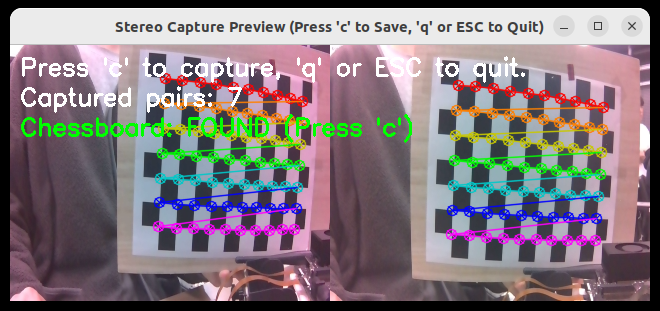
#> input picture week11/calibration/asset/Extrinsic.png, 660 x 311 px
$ python intrinsic_calibrator.py --image_dir asset
#> lines starting #> are read from the running program, lines starting #| are printed output that depends on the picture
# Filename: intrinsic_calibrator.py
# Description: Intrinsic Calibration from captured single camera images, saves result to YAML.

import sys
import os
import glob
import argparse
import numpy as np
import cv2
import yaml
from pathlib import Path

class IntrinsicCalibrator:
    """
    단일 카메라의 intrinsic calibration을 수행하고 결과를 관리하는 클래스.
    """
    def __init__(self, image_dir: str, grid_x: int, grid_y: int, grid_size: float, camera_id: int):
        """
        IntrinsicCalibrator 클래스를 초기화합니다.

        Args:
            image_dir (str): 캘리브레이션 이미지가 저장된 디렉터리 경로.
            grid_x (int): 체커보드 내부 코너의 x 방향 개수.
            grid_y (int): 체커보드 내부 코너의 y 방향 개수.
            grid_size (float): 한 체커보드 정사각형의 실제 크기 (단위: 사용자 정의).
            camera_id (int): 이 캘리브레이션이 속한 카메라의 ID.
        """
        if not os.path.isdir(image_dir):
             raise FileNotFoundError(f"Image directory not found: {image_dir}")

        self.image_dir = image_dir
        self.grid_x = grid_x
        self.grid_y = grid_y
        self.grid_size = grid_size
        self.camera_id = camera_id

        # 캘리브레이션 결과 저장 변수
        self.camera_matrix = None
        self.distortion_coefficients = None
        self.image_size = None
        self.num_images_used = 0
        self.reprojection_error = None

    def detect_corners(self, use_sb_alg=True):
        """
        초기화된 이미지 디렉터리에서 체커보드 코너를 검출합니다.

        Args:
            use_sb_alg (bool): findChessboardCornersSB 알고리즘 사용 여부.

        Returns:
            tuple: (objpoints, imgpoints, imgsize)
                   objpoints: 각 이미지에 대한 3D 월드 좌표 리스트.
                   imgpoints: 각 이미지에 대한 검출된 2D 이미지 좌표 리스트.
                   imgsize: 첫 번째 이미지 기준 해상도 (width, height).
        """
#> called with use_sb_alg = False
        objp = np.zeros((self.grid_x * self.grid_y, 3), np.float32)
        objp[:, :2] = np.mgrid[0:self.grid_x, 0:self.grid_y].T.reshape(-1, 2) * self.grid_size

        objpoints = []
        imgpoints = []

        images = sorted(glob.glob(os.path.join(self.image_dir, "*.png")))
        if not images:
            images = sorted(glob.glob(os.path.join(self.image_dir, "*.jpg")))

        if not images:
            print(f"Warning: No images found in directory: {self.image_dir}")
            return [], [], (0, 0)

        imgsize = (0, 0)
        print(f"Found {len(images)} images in {self.image_dir}. Processing...")

        for fname in images:
            # print(f"Processing {os.path.basename(fname)} ...", end=" ")
            img = cv2.imread(fname)
#> img is the input picture: shape (311, 660, 3); mean B, G, R 125.5, 120.8, 131.2
            if img is None:
                # print("Failed to load") # 너무 많이 출력될 수 있으므로 주석 처리
                continue

            if imgsize == (0, 0):
                 imgsize = (img.shape[1], img.shape[0])
#> imgsize = (660, 311)
                 print(f"\nDetected image size: {imgsize}")
#| Detected image size: (660, 311)
            elif (img.shape[1], img.shape[0]) != imgsize:
                 # print(f"Warning: Image size mismatch for {os.path.basename(fname)}. Expected {imgsize}, skipping.")
                 continue # 크기 불일치 이미지 건너뛰기


            gray = cv2.cvtColor(img, cv2.COLOR_BGR2GRAY)
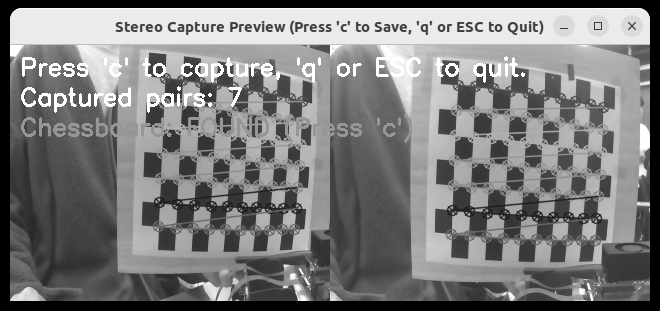
#> gray: shape (311, 660); min 0, max 255, mean 124.5

            # 체커보드 코너 검출
            if use_sb_alg:
                ret, corners = cv2.findChessboardCornersSB(gray, (self.grid_x, self.grid_y))
            else:
                flags = cv2.CALIB_CB_ADAPTIVE_THRESH | cv2.CALIB_CB_NORMALIZE_IMAGE
                ret, corners = cv2.findChessboardCorners(gray, (self.grid_x, self.grid_y), flags)
#> ret = False; corners = None
                if ret:
                    criteria = (cv2.TERM_CRITERIA_EPS + cv2.TERM_CRITERIA_MAX_ITER, 300, 1e-6)
                    corners = cv2.cornerSubPix(gray, corners, (11, 11), (-1, -1), criteria)

            if ret:
                # print("Success")
                objpoints.append(objp)
                imgpoints.append(corners)
            # else:
                # print("Failed") # 너무 많이 출력될 수 있으므로 주석 처리

        print(f"Finished corner detection. Found corners in {len(objpoints)} images.")
        return objpoints, imgpoints, imgsize

    # [58 lines left out: function calibrate_camera, not called in this run]

    def calibrate(self, use_sb_alg=True):
        """
        코너 검출부터 캘리브레이션 계산까지 전체 과정을 실행하고 결과를 클래스 내부에 저장합니다.
        """
        print(f"--- Starting Intrinsic Calibration for camera {self.camera_id} from images in: {self.image_dir} ---")
        objpoints, imgpoints, imgsize = self.detect_corners(use_sb_alg)
#> objpoints = []; imgpoints = []; imgsize = (660, 311)

        if len(objpoints) == 0:
            print("Error: No valid chessboard corners were detected in any image. Calibration skipped.")
            self.camera_matrix = None
            self.distortion_coefficients = None
            self.image_size = imgsize # 이미지 사이즈는 찾았을 수 있으므로 저장
#> self.image_size = (660, 311)
            self.num_images_used = 0
            self.reprojection_error = None
            return # 캘리브레이션 수행 불가

        mtx, dist, mean_error = self.calibrate_camera(objpoints, imgpoints, imgsize)

        if mtx is not None:
            self.camera_matrix = mtx
            self.distortion_coefficients = dist
            self.image_size = imgsize
            self.num_images_used = len(objpoints)
            self.reprojection_error = mean_error
            print("\nCalibration results stored in the object.")
        else:
            print("\nCalibration calculation failed. Results not stored.")
            self.camera_matrix = None
            self.distortion_coefficients = None
            # 이미지 사이즈 등은 detect_corners에서 가져온 값 유지
            self.num_images_used = 0
            self.reprojection_error = None


    # [95 lines left out: functions save_to_yaml, load_from_yaml, not called in this run]


def main():
    """
    스크립트 단독 실행 시 Intrinsic Calibration을 수행하는 main 함수.
    """
    parser = argparse.ArgumentParser(description="Intrinsic Calibration from Captured Images (YAML Output)")
    parser.add_argument('--image_dir', type=str, required=True,
                        help="Directory containing captured chessboard images")
    parser.add_argument('--camera_id', type=int, default=0,
                        help="ID of the camera these images belong to (saved in YAML)")
    parser.add_argument('--grid_x', type=int, default=10,
                        help="Number of internal corners in x dimension")
    parser.add_argument('--grid_y', type=int, default=7,
                        help="Number of internal corners in y dimension")
    parser.add_argument('--grid_size', type=float, default=0.025,
                        help="Size of one square on the chessboard (in real-world units)")
    parser.add_argument('--use_sb_alg', action='store_true',
                        help="Use the findChessboardCornersSB algorithm")
    parser.add_argument('--output_yaml', type=str, default="intrinsic_calibration.yaml",
                        help="Output YAML file to save calibration results")
    args = parser.parse_args()

    # Check if image directory exists
    if not os.path.isdir(args.image_dir):
         print(f"Error: Image directory not found at {args.image_dir}")
         sys.exit(1)

    # IntrinsicCalibrator 객체 생성 및 캘리브레이션 실행
    calibrator = IntrinsicCalibrator(
        image_dir=args.image_dir,
        grid_x=args.grid_x,
        grid_y=args.grid_y,
        grid_size=args.grid_size,
        camera_id=args.camera_id # camera_id 전달
    )

    calibrator.calibrate(args.use_sb_alg) # 캘리브레이션 수행

    # 결과 저장
    if calibrator.camera_matrix is not None: # 캘리브레이션 성공 시
         calibrator.save_to_yaml(args.output_yaml)


if __name__ == "__main__":
    main()
